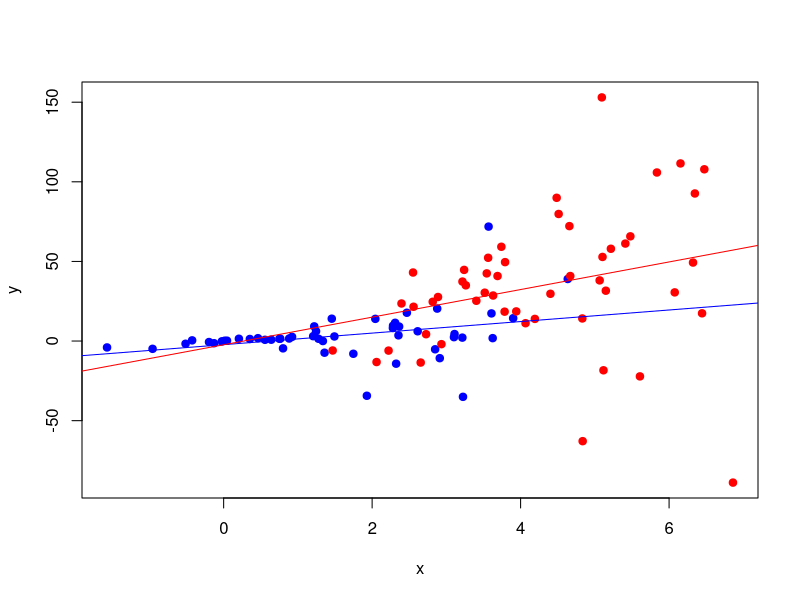
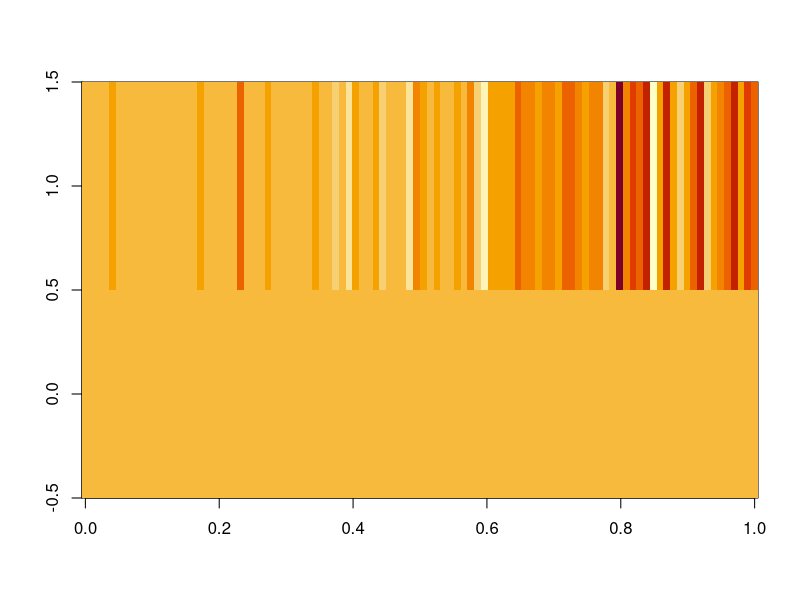
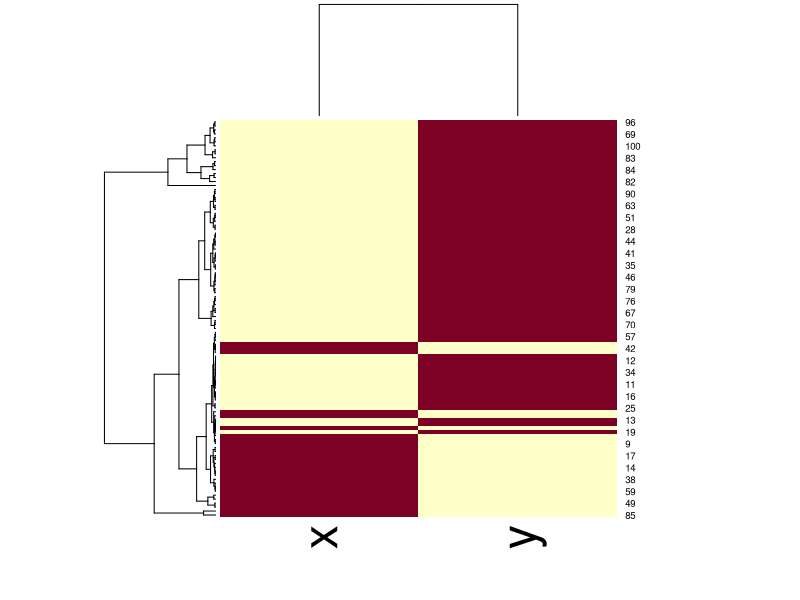
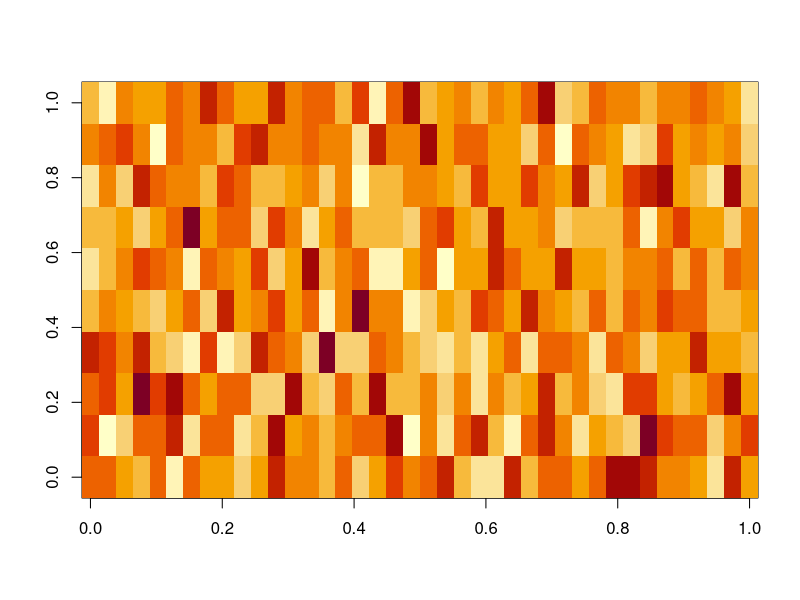
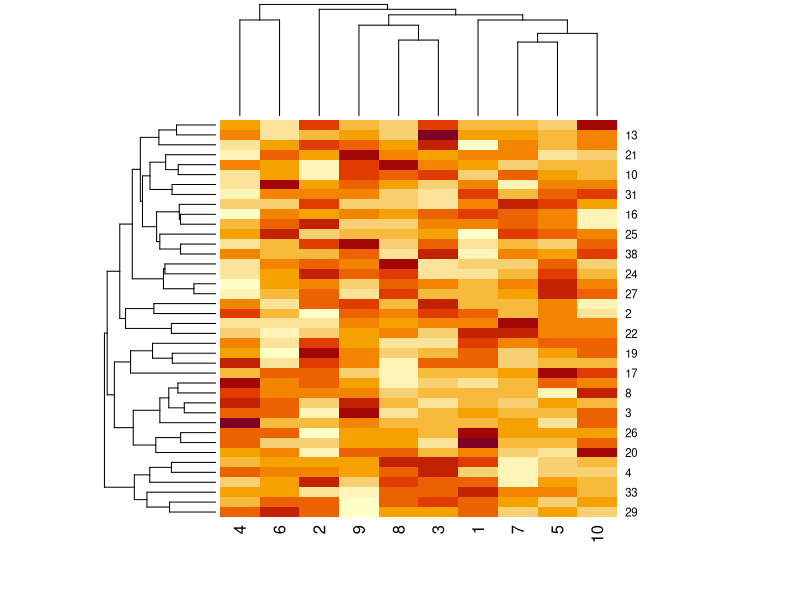
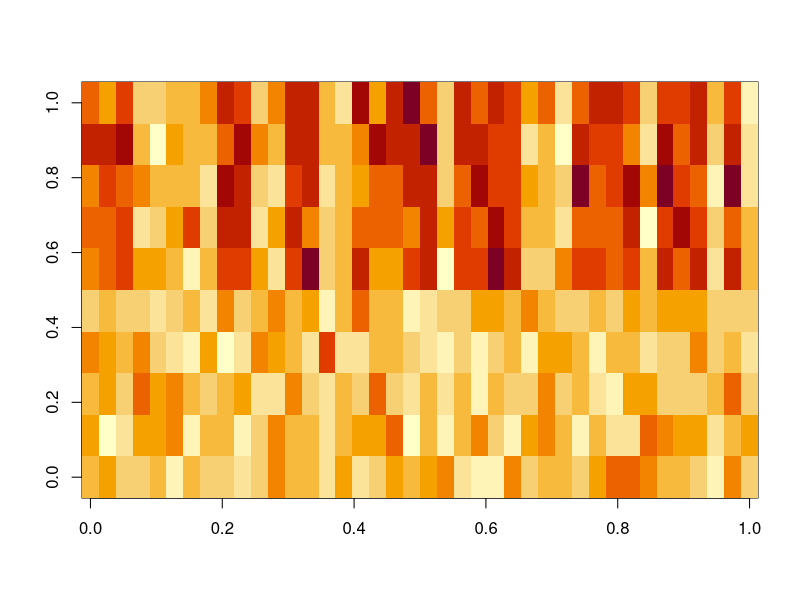
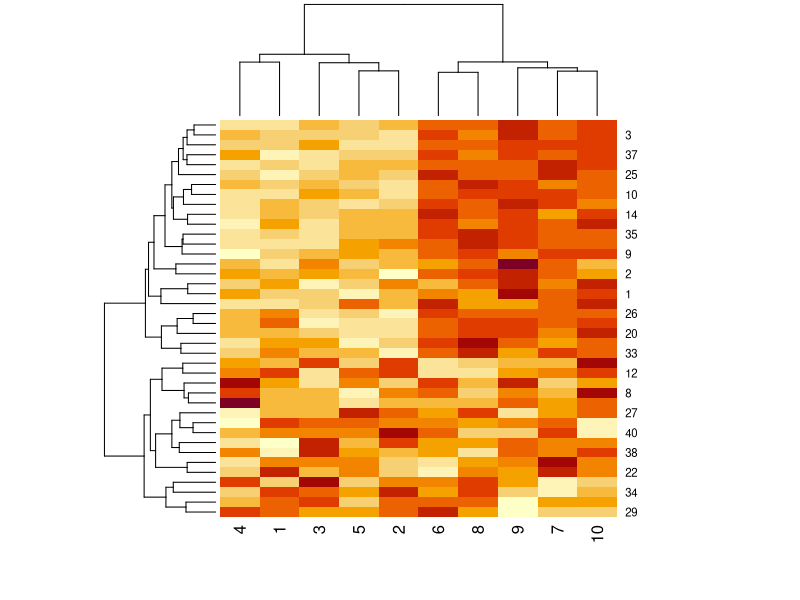

The R source for these figures, in order:
library(dplyr)
# create some simulation data
x <- rnorm(100, mean = rep(1:5, each = 20))
z <- factor(rep(c("M", "F"), each = 50), levels = c("M", "F"))
y <- x * (as.numeric(z) + 0.1) * rnorm(100, mean = rep(1:5, each = 20), sd = seq(1, 10, by = 2))
dataM <- data.frame(x=x, y=y) #%>% data.matrix

dm <- dataM[z == "M", 1:2]
df <- dataM[z == "F", 1:2]

plot(x,y, type = "n")
points(dm$x, dm$y, col = "blue", pch = 19)
points(df$x, df$y, col = "red", pch = 19)
abline(lm(dm$y~dm$x), col = "blue")
abline(lm(df$y~df$x), col = "red")

dataM <- data.frame(x=x, y=y) %>% data.matrix
image(dataM)
heatmap(dataM)

set.seed(12345)
dataMatrix <- matrix(rnorm(400), nrow = 40)
image(dataMatrix)
heatmap(dataMatrix)
set.seed(678910)
for(i in 1:40) {
  coinflip <- rbinom(1, size = 1, prob = 0.5)
  if(coinflip) {
    dataMatrix[i, ] <- dataMatrix[i, ] + rep(c(0,3), each = 5)
  }
}
image(dataMatrix)
heatmap(dataMatrix)


